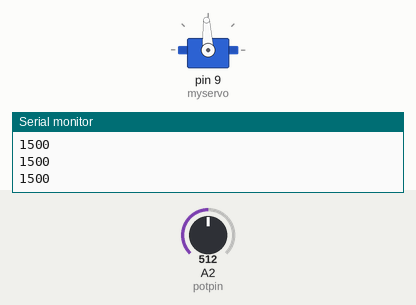
Bench run of a sketch on a simulated Arduino Uno, built with avr-gcc and run on an emulated ATmega328P. Parts: servo, the last lines printed to the serial monitor. The inputs (shaded band) are chosen by the test bench; at power-on: A2 (potpin) = 512.

Above: at 1.2 s.
1.3 s: A2 (potpin) set to 716
At 2.6 s:
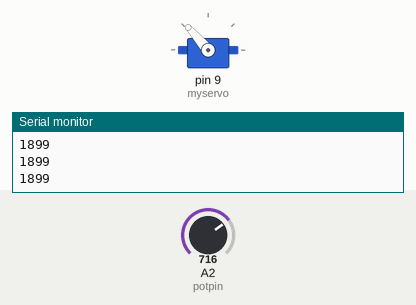
2.9 s: A2 (potpin) set to 900
At 3.8 s:
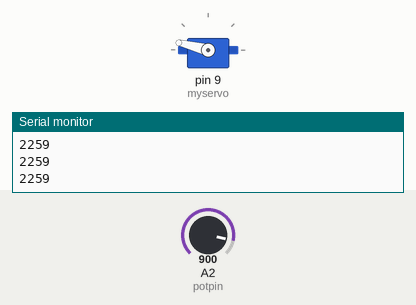
4.5 s: A2 (potpin) set to 1023
At 4.9 s:
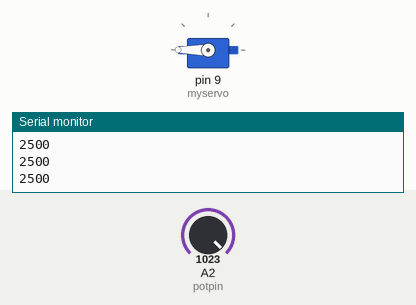
6.0 s: A2 (potpin) set to 306
At 7.1 s:
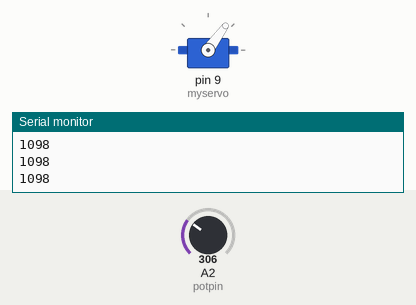
Timing chart, 0 to 8.6 s (numbered marks = the images above; inputs shaded):
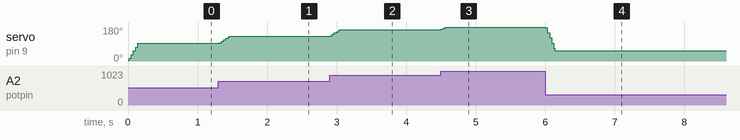

Measured:
- after the input at 1.3 s, servo on pin 9 (myservo): 93° → 131° at once
- after the input at 2.9 s, servo on pin 9 (myservo): 131° → 166° at once
- after the input at 4.5 s, servo on pin 9 (myservo): 166° → 180° at once
- after the input at 6.0 s, servo on pin 9 (myservo): 180° → 54° at once

The sketch:

servo_tester.ino
```cpp
#include <Servo.h>

Servo myservo;

int potpin = 2;
int potval = 0;
const int numReadings = 10;
int readings[numReadings];
int readIndex = 0;
int total = 0;
int average = 0;

void setup() {
  myservo.attach(9);
  Serial.begin(9600);
  for (int thisReading = 0; thisReading < numReadings; thisReading++) {
    readings[thisReading] = 0;
  }
}

void loop() {
  total = total - readings[readIndex];
  readings[readIndex] = analogRead(potpin);
  total = total + readings[readIndex];
  readIndex = readIndex + 1;
  // if we're at the end of the array...
  if (readIndex >= numReadings) {
    // ...wrap around to the beginning:
    readIndex = 0;
  }
  potval = total / numReadings;
  potval = map (potval, 0, 1023, 500, 2500);
  myservo.writeMicroseconds(potval);
  Serial.println(potval);
  delay(15);
}
```
